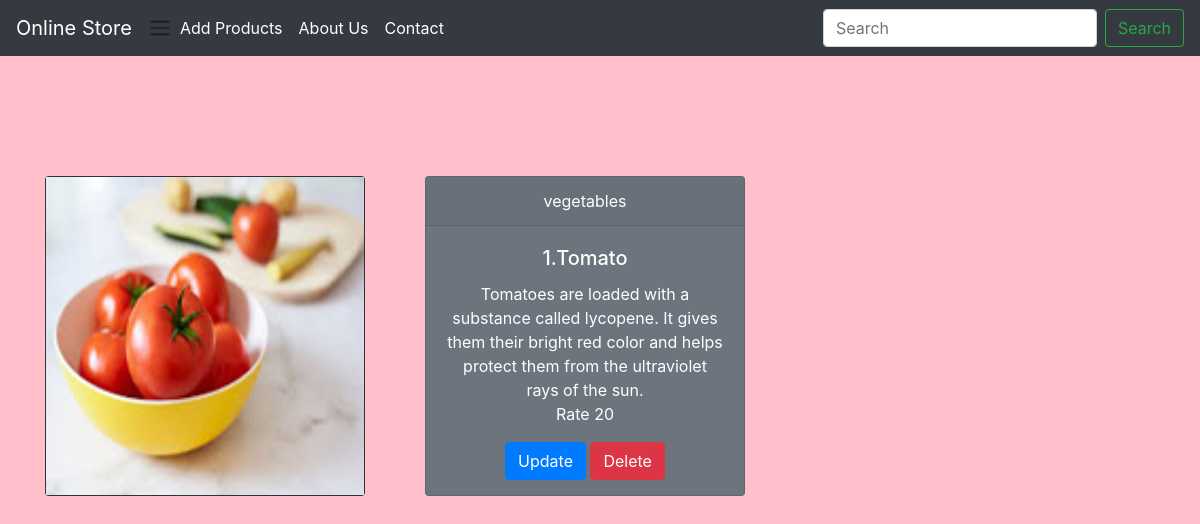
/vegetables/1, run on the app's committed database.
### productapp/models.py (models this page shows, shortened)
class vegetables(models.Model):
    name = models.CharField(max_length=250)
    disc = models.CharField(max_length=250)
    rate = models.IntegerField()
    pic = models.ImageField(upload_to='images')

### productapp/views.py (the view)
# urls.py: path('<str:item>/<int:item_id>', views.details, name='details'),
def details(request, item, item_id):
    item_models = {
        'fruits': fruits,
        'vegetables': vegetables,
        'kidsitem': kidsitem
    }
    item_model = item_models.get(item)
    if item_model:
        data = item_model.objects.get(id=item_id)
        context = {'data': data, 'group': item}
        return render(request, 'details.html', context)
    else:
        return HttpResponse('invalid item')

### templates/details.html
{% extends 'base.html' %}
{% block body %}
<br>
<br>
<br>
<div class="container">
    <div class="row">
         <div class="col-md-4">
              <div class="card text-white bg-dark mb-3" style="max-width: 20rem; height:20rem">
                  <img src="{{data.pic.url}}" width="100% height=100%">
              <div class="card-body">
              </div>
            </div>
         </div>
        <div class="col-md-4">
              <div class="card text-white bg-secondary mb-3" style="max-width: 20rem; height:20rem">
              <div class="card-header">{{group}}</div>
              <div class="card-body">
                <h5 class="card-title">{{data.id}}.{{data.name}}</h5>
                <p class="card-text">{{data.disc}}<br>Rate {{data.rate}}</p>
                <a class="btn btn-primary" href="/update/{{group}}/{{data.id}}">Update</a>
                  <a class="btn btn-danger" href="/delete/{{group}}/{{data.id}}">Delete</a>
              </div>
            </div>
         </div>
    </div>
</div>
{% endblock %}

### static/style.css (style rules this page uses)
body { text-align:center; background-color:pink; }

### data on the page
vegetables: pic (picture), id "1", name "Tomato", disc "Tomatoes are loaded with a substance called lycopene. It gives them their bright red color and helps protect them from the ultraviolet rays of the sun.", rate "20"

### other printed values
{{ group }} "vegetables"
